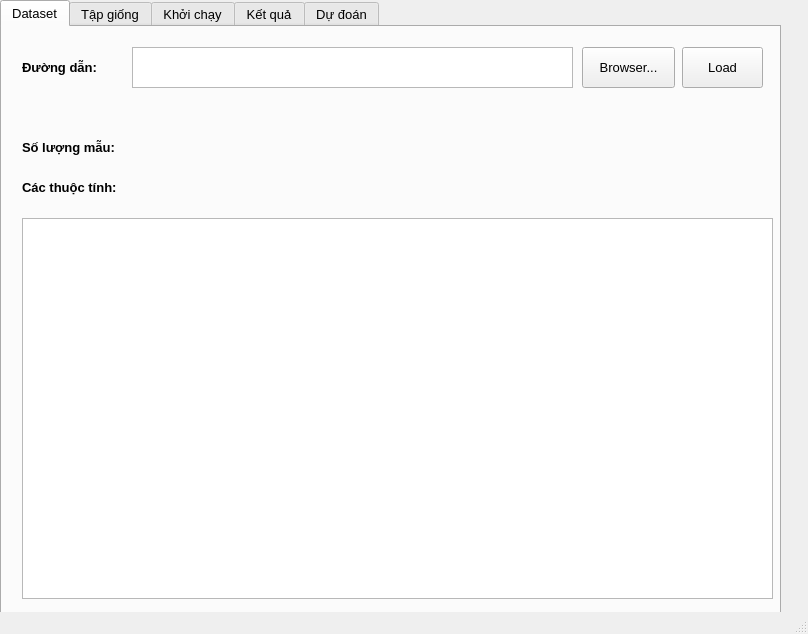
<?xml version="1.0" encoding="UTF-8"?>
<ui version="4.0">
 <class>ClusteringApp</class>
 <widget class="QMainWindow" name="ClusteringApp">
  <property name="windowModality">
   <enum>Qt::WindowModal</enum>
  </property>
  <property name="geometry">
   <rect>
    <x>0</x>
    <y>0</y>
    <width>808</width>
    <height>634</height>
   </rect>
  </property>
  <property name="windowTitle">
   <string>Clustering App</string>
  </property>
  <widget class="QWidget" name="centralwidget">
   <widget class="QTabWidget" name="tabAll">
    <property name="geometry">
     <rect>
      <x>0</x>
      <y>0</y>
      <width>781</width>
      <height>631</height>
     </rect>
    </property>
    <property name="font">
     <font>
      <pointsize>10</pointsize>
      <weight>50</weight>
      <bold>false</bold>
     </font>
    </property>
    <property name="currentIndex">
     <number>0</number>
    </property>
    <widget class="QWidget" name="tab_input">
     <attribute name="title">
      <string>Dataset</string>
     </attribute>
     <widget class="QTextEdit" name="dirtext">
      <property name="geometry">
       <rect>
        <x>130</x>
        <y>20</y>
        <width>441</width>
        <height>41</height>
       </rect>
      </property>
      <property name="placeholderText">
       <string/>
      </property>
     </widget>
     <widget class="QLabel" name="label">
      <property name="geometry">
       <rect>
        <x>20</x>
        <y>20</y>
        <width>101</width>
        <height>41</height>
       </rect>
      </property>
      <property name="font">
       <font>
        <pointsize>10</pointsize>
        <weight>75</weight>
        <bold>true</bold>
       </font>
      </property>
      <property name="text">
       <string>Đường dẫn:</string>
      </property>
     </widget>
     <widget class="QPushButton" name="browserDir">
      <property name="geometry">
       <rect>
        <x>580</x>
        <y>20</y>
        <width>93</width>
        <height>41</height>
       </rect>
      </property>
      <property name="text">
       <string>Browser...</string>
      </property>
     </widget>
     <widget class="QPushButton" name="loadFile">
      <property name="geometry">
       <rect>
        <x>680</x>
        <y>20</y>
        <width>81</width>
        <height>41</height>
       </rect>
      </property>
      <property name="text">
       <string>Load</string>
      </property>
     </widget>
     <widget class="QLabel" name="label_6">
      <property name="geometry">
       <rect>
        <x>20</x>
        <y>100</y>
        <width>131</width>
        <height>40</height>
       </rect>
      </property>
      <property name="font">
       <font>
        <weight>75</weight>
        <bold>true</bold>
       </font>
      </property>
      <property name="text">
       <string>Số lượng mẫu:</string>
      </property>
     </widget>
     <widget class="QLabel" name="n_Sample">
      <property name="geometry">
       <rect>
        <x>160</x>
        <y>100</y>
        <width>101</width>
        <height>40</height>
       </rect>
      </property>
      <property name="text">
       <string/>
      </property>
     </widget>
     <widget class="QLabel" name="label_7">
      <property name="geometry">
       <rect>
        <x>20</x>
        <y>140</y>
        <width>141</width>
        <height>40</height>
       </rect>
      </property>
      <property name="font">
       <font>
        <weight>75</weight>
        <bold>true</bold>
       </font>
      </property>
      <property name="text">
       <string>Các thuộc tính:</string>
      </property>
     </widget>
     <widget class="QListWidget" name="listViewField">
      <property name="geometry">
       <rect>
        <x>20</x>
        <y>191</y>
        <width>751</width>
        <height>381</height>
       </rect>
      </property>
     </widget>
     <widget class="QLabel" name="n_Field">
      <property name="geometry">
       <rect>
        <x>170</x>
        <y>140</y>
        <width>111</width>
        <height>40</height>
       </rect>
      </property>
      <property name="text">
       <string/>
      </property>
     </widget>
    </widget>
    <widget class="QWidget" name="tab_dataset_base">
     <attribute name="title">
      <string>Tập giống</string>
     </attribute>
     <widget class="QLabel" name="label_2">
      <property name="geometry">
       <rect>
        <x>20</x>
        <y>120</y>
        <width>521</width>
        <height>40</height>
       </rect>
      </property>
      <property name="font">
       <font>
        <pointsize>10</pointsize>
        <weight>75</weight>
        <bold>true</bold>
       </font>
      </property>
      <property name="text">
       <string>Tập giống được phân loại theo cột nào? </string>
      </property>
     </widget>
     <widget class="QLabel" name="label_3">
      <property name="geometry">
       <rect>
        <x>20</x>
        <y>40</y>
        <width>221</width>
        <height>40</height>
       </rect>
      </property>
      <property name="font">
       <font>
        <pointsize>10</pointsize>
        <weight>75</weight>
        <bold>true</bold>
       </font>
      </property>
      <property name="text">
       <string>Vui lòng thêm tập giống:</string>
      </property>
     </widget>
     <widget class="QPushButton" name="getBaseInDataset">
      <property name="geometry">
       <rect>
        <x>320</x>
        <y>40</y>
        <width>181</width>
        <height>40</height>
       </rect>
      </property>
      <property name="text">
       <string>Lấy dữ liệu từ dataset</string>
      </property>
     </widget>
     <widget class="QPushButton" name="getBaseInFile">
      <property name="geometry">
       <rect>
        <x>550</x>
        <y>40</y>
        <width>101</width>
        <height>40</height>
       </rect>
      </property>
      <property name="text">
       <string>Thêm từ file</string>
      </property>
     </widget>
     <widget class="QComboBox" name="cbb_FieldBase">
      <property name="geometry">
       <rect>
        <x>370</x>
        <y>120</y>
        <width>401</width>
        <height>40</height>
       </rect>
      </property>
     </widget>
     <widget class="QLabel" name="fieldBaseLabel">
      <property name="geometry">
       <rect>
        <x>20</x>
        <y>230</y>
        <width>741</width>
        <height>80</height>
       </rect>
      </property>
      <property name="text">
       <string/>
      </property>
     </widget>
     <widget class="QLabel" name="n_clusterBaseLabel">
      <property name="geometry">
       <rect>
        <x>230</x>
        <y>330</y>
        <width>101</width>
        <height>21</height>
       </rect>
      </property>
      <property name="text">
       <string/>
      </property>
     </widget>
     <widget class="QLabel" name="fieldBaseLabel_">
      <property name="enabled">
       <bool>true</bool>
      </property>
      <property name="geometry">
       <rect>
        <x>21</x>
        <y>201</y>
        <width>191</width>
        <height>21</height>
       </rect>
      </property>
      <property name="sizePolicy">
       <sizepolicy hsizetype="Preferred" vsizetype="Preferred">
        <horstretch>1</horstretch>
        <verstretch>0</verstretch>
       </sizepolicy>
      </property>
      <property name="minimumSize">
       <size>
        <width>0</width>
        <height>13</height>
       </size>
      </property>
      <property name="font">
       <font>
        <pointsize>10</pointsize>
        <weight>75</weight>
        <bold>true</bold>
       </font>
      </property>
      <property name="text">
       <string>Phân loại theo cột: </string>
      </property>
     </widget>
     <widget class="QLabel" name="n_clusterBaseLabel_">
      <property name="geometry">
       <rect>
        <x>20</x>
        <y>330</y>
        <width>211</width>
        <height>21</height>
       </rect>
      </property>
      <property name="font">
       <font>
        <pointsize>10</pointsize>
        <weight>75</weight>
        <bold>true</bold>
       </font>
      </property>
      <property name="text">
       <string>Số cụm của tập giống: </string>
      </property>
     </widget>
     <widget class="QListWidget" name="listWidgetFeildBase">
      <property name="geometry">
       <rect>
        <x>20</x>
        <y>360</y>
        <width>751</width>
        <height>192</height>
       </rect>
      </property>
     </widget>
    </widget>
    <widget class="QWidget" name="tabRun">
     <attribute name="title">
      <string>Khởi chạy</string>
     </attribute>
     <widget class="QLabel" name="label_4">
      <property name="geometry">
       <rect>
        <x>20</x>
        <y>20</y>
        <width>171</width>
        <height>40</height>
       </rect>
      </property>
      <property name="font">
       <font>
        <pointsize>10</pointsize>
        <weight>75</weight>
        <bold>true</bold>
       </font>
      </property>
      <property name="text">
       <string>Số cụm tối đa:</string>
      </property>
     </widget>
     <widget class="QTextEdit" name="kMax">
      <property name="geometry">
       <rect>
        <x>160</x>
        <y>20</y>
        <width>104</width>
        <height>40</height>
       </rect>
      </property>
     </widget>
     <widget class="QLabel" name="label_5">
      <property name="geometry">
       <rect>
        <x>20</x>
        <y>130</y>
        <width>421</width>
        <height>40</height>
       </rect>
      </property>
      <property name="font">
       <font>
        <pointsize>10</pointsize>
        <weight>75</weight>
        <bold>true</bold>
       </font>
      </property>
      <property name="text">
       <string> Các trường dùng để phân loại:</string>
      </property>
     </widget>
     <widget class="QPushButton" name="btn_Run">
      <property name="geometry">
       <rect>
        <x>540</x>
        <y>40</y>
        <width>151</width>
        <height>71</height>
       </rect>
      </property>
      <property name="font">
       <font>
        <pointsize>10</pointsize>
        <weight>75</weight>
        <bold>true</bold>
       </font>
      </property>
      <property name="text">
       <string>Chạy</string>
      </property>
     </widget>
     <widget class="QListWidget" name="listWidgetField4Run">
      <property name="geometry">
       <rect>
        <x>20</x>
        <y>190</y>
        <width>741</width>
        <height>351</height>
       </rect>
      </property>
     </widget>
     <widget class="QProgressBar" name="progressBar">
      <property name="geometry">
       <rect>
        <x>20</x>
        <y>550</y>
        <width>751</width>
        <height>23</height>
       </rect>
      </property>
      <property name="value">
       <number>0</number>
      </property>
     </widget>
    </widget>
    <widget class="QWidget" name="tabResult">
     <attribute name="title">
      <string>Kết quả</string>
     </attribute>
     <widget class="QWidget" name="widgetPieChart" native="true">
      <property name="geometry">
       <rect>
        <x>20</x>
        <y>50</y>
        <width>751</width>
        <height>441</height>
       </rect>
      </property>
     </widget>
     <widget class="QPushButton" name="btn_saveFile">
      <property name="geometry">
       <rect>
        <x>170</x>
        <y>530</y>
        <width>111</width>
        <height>40</height>
       </rect>
      </property>
      <property name="text">
       <string>Xuất ra tệp</string>
      </property>
     </widget>
     <widget class="QPushButton" name="btn_detail">
      <property name="geometry">
       <rect>
        <x>50</x>
        <y>530</y>
        <width>93</width>
        <height>40</height>
       </rect>
      </property>
      <property name="text">
       <string>Chi tiết</string>
      </property>
     </widget>
    </widget>
    <widget class="QWidget" name="tabPredict">
     <attribute name="title">
      <string>Dự đoán</string>
     </attribute>
     <widget class="QTableWidget" name="tableWidgetPredict">
      <property name="geometry">
       <rect>
        <x>30</x>
        <y>20</y>
        <width>740</width>
        <height>521</height>
       </rect>
      </property>
      <property name="tabKeyNavigation">
       <bool>true</bool>
      </property>
      <property name="columnCount">
       <number>2</number>
      </property>
      <attribute name="verticalHeaderVisible">
       <bool>false</bool>
      </attribute>
      <column>
       <property name="text">
        <string>Feilds</string>
       </property>
       <property name="textAlignment">
        <set>AlignCenter</set>
       </property>
      </column>
      <column>
       <property name="text">
        <string>Options</string>
       </property>
       <property name="textAlignment">
        <set>AlignCenter</set>
       </property>
      </column>
     </widget>
     <widget class="QPushButton" name="btnResetPredict">
      <property name="geometry">
       <rect>
        <x>670</x>
        <y>550</y>
        <width>93</width>
        <height>28</height>
       </rect>
      </property>
      <property name="text">
       <string>Đặt lại</string>
      </property>
     </widget>
    </widget>
   </widget>
  </widget>
  <widget class="QStatusBar" name="statusbar"/>
 </widget>
 <resources/>
 <connections/>
</ui>
